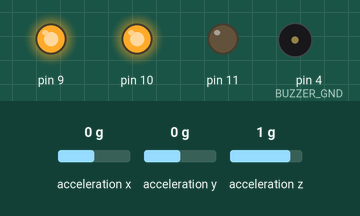
Bench run of a sketch on a simulated Arduino Uno, built with avr-gcc and run on an emulated ATmega328P. Parts: output pins drawn as LEDs (lit = HIGH), buzzer (waves = sounding, pin HIGH). Wiring (inferred from the names in the program): MPU-6050 motion sensor at I2C address 0x68. The inputs (shaded band) are chosen by the test bench; at power-on: acceleration x 0 g, acceleration y 0 g, acceleration z 1 g. What the sketch prints to the serial monitor is not drawn.

Above: at 0.15 s.
Timing chart, 0 to 1.8 s (numbered marks = the images above):
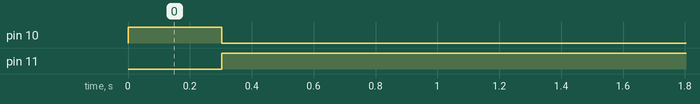

Measured:
- by itself, pin 10: HIGH → LOW at 0.30 s
- by itself, pin 11: LOW → HIGH at 0.30 s

The sketch:

sketch.ino
```cpp
#include <Wire.h>
#include <Servo.h>
#include "H2prO.hpp"
#include "Util.hpp"
#include "LED.hpp"
#include "Sequence.hpp"
#include "Gyrosensor.hpp"
#include "Output.hpp"
#include "pitches.h"

SequenceItem drink_animation[] = {
  {150, (void*)&RGB_GREEN},
  {150, (void*)&RGB_TURQUOISE},
  {150, (void*)&RGB_PURPLE},
  {150, (void*)&RGB_PINK},
  {150, (void*)&RGB_LIGHTGREEN, .last=true}
};

SequenceItem disappointed_animation[] = {
  {500, (void*)&RGB_RED},
  {250, (void*)&RGB_BLACK, .last=true},
};

SequenceItem anxious_sound[] = {
  {100, (void*)&NOTE_E5},
  {100, (void*)&NOTE_F5},
  {100, (void*)&NOTE_E5},
  {100, (void*)&NOTE_DS5},
  {100, (void*)&NOTE_E5, .last=true}
};

SequenceItem surprised_sound[] = {
  {100, (void*)&NOTE_C5},
  {100, (void*)&NOTE_G5},
  {100, (void*)&NOTE_C6},
  {100, (void*)&NOTE_B5, .last=true}
};

SequenceItem impressed_sound[] = {
  {200, (void*)&NOTE_C5},
  {250, (void*)&NOTE_G5},
  {150, (void*)&NOTE_C6},
  {200, (void*)&NOTE_B5, .last=true}
};

SequenceItem alarm_tones[] = {
  {250, (void*)&NOTE_A3},
  {500, (void*)&NOTE_E4},
  {250, (void*)&NOTE_B3},
  {250, (void*)&NOTE_E4},
  {1000, (void*)&NOTE_PAUSE, .last=true}
};

int BUZZER_PIN = 2;
int BUZZER_GND = 4;

bool started_drinking = false;
unsigned long time = 0;

Gyro gyro = Gyro();
NormalizedVector base_vec = NormalizedVector(0, -GYRO_1G, 0);
RGBLed rgb_led = RGBLed(9, 10, 11, Color(0, 0, 255), COMMON_ANODE);
Buzzer buzzer = Buzzer();
H2prO h2pro = H2prO(60);
Output outputs = Output();
Sequence* all_sequences[SEQUENCE_MAX];

void setup() {

  Serial.begin(9600);
  gyro.setup();
  Serial.println("MPU6050 Initialized.");

  rgb_led.update();
  buzzer.init(BUZZER_PIN);

  pinMode(BUZZER_PIN, OUTPUT);
  pinMode(BUZZER_GND, OUTPUT);
  digitalWrite(BUZZER_GND, LOW);

  all_sequences[SEQUENCE_ALARM] = new Sequence(alarm_tones, true, 50);
  all_sequences[SEQUENCE_DRINK] = new Sequence(drink_animation, true);
  all_sequences[SEQUENCE_DISAPP] = new Sequence(disappointed_animation, true);
  all_sequences[SEQUENCE_ANXIOUS_SOUND] = new Sequence(anxious_sound, false, 25);
  all_sequences[SEQUENCE_IMPRESSED_SOUND] = new Sequence(impressed_sound, false, 25);
  all_sequences[SEQUENCE_SURPRISED_SOUND] = new Sequence(surprised_sound, false, 25);
  outputs.init(all_sequences, &rgb_led, &buzzer);
  h2pro.set_hydration(millis());
}

bool is_drinking() {
  float roll = 0;
  struct Acceleration acc_data;

  gyro.read_acc(&acc_data);

  NormalizedVector vec = NormalizedVector(
    acc_data.x,
    acc_data.y,
    acc_data.z
  );

  double angle = vec.scalar_multiply(&base_vec) * 180 / PI;

  if (angle >= 45) {
    return true;
  }

  return false;
}

enum action current_action = NONE;
int drink_jitter = 250;
unsigned long drink_time = 0;
bool started_lifting = false;

void loop() {
  time = millis();

  if (is_drinking()) {
    if (!started_lifting) {
      drink_time = millis();
      started_lifting = true;
    }

    if ((millis() - drink_time) > drink_jitter) {
      started_drinking = true;
      current_action = DRINK;
    }

  } else {
    if (started_drinking) {
      h2pro.set_hydration(time);
      started_drinking = false;
      started_lifting = false;
      current_action = NONE;
    }
  }

  enum emotion em = h2pro.process(current_action, time);
  outputs.process_emotion(em);
  outputs.update(time);

}
```

Buzzer.cpp
```cpp
#include "Buzzer.hpp"
#include "Sequence.hpp"

Buzzer::Buzzer() {}

void Buzzer::init(int _pin) {
  pin = _pin;
  noTone(pin);
}

void Buzzer::stop() {
  paused = true;
  noTone(pin);
}

void Buzzer::play() {
  paused = false;
}

int Buzzer::ensure_tone(int _freq, int duration) {
  if (paused) return 0;

  if (_freq != current_tone) {
    current_tone = _freq;
    tone(pin, _freq, duration);
    return 1;
  }

  return 0;
}
```

Buzzer.hpp
```cpp
#ifndef BUZZER_HPP
#define BUZZER_HPP

#include <Arduino.h>

class Buzzer {
private:
  int pin;
  bool paused;
  int current_tone;

public:
  Buzzer();
  void init(int _pin);
  void play();
  void stop();
  int ensure_tone(int _freq, int duration);
};

#endif
```

Gyrosensor.cpp
```cpp
#include "Gyrosensor.hpp"

Gyro::Gyro() {
    i2c_address = GYRO_DEFAULT_ADDR;
}

Gyro::Gyro(int address) {
    i2c_address = address;
}

int Gyro::setup() {

    Wire.begin();

    Wire.beginTransmission(i2c_address);
    Wire.write(0x6B); // PWR_MGMT_1 register
    Wire.write(0x00); // wake up MPU6050 (set sleep = 0)
    Wire.endTransmission(true);

    Wire.beginTransmission(i2c_address); // set accelerometer range to ±2g
    Wire.write(0x1C); // ACCEL_CONFIG register
    Wire.write(0x00); // +-2g range
    Wire.endTransmission(true);
}

void Gyro::print_acc(struct Acceleration *acc) {
    Serial.print("Accelerometer: ");
    Serial.print("x= ");
    Serial.print(acc->x);
    Serial.print(", y= ");
    Serial.print(acc->y);
    Serial.print(", z= ");
    Serial.println(acc->z);
}

void Gyro::print_all(struct RawSample *sample) {
    Serial.println("--- Raw Gyro Readings ---");
    print_acc(&sample->acc);

    Serial.print("Gyroscope:");
    Serial.print("x=");
    Serial.print(sample->gyro.x);
    Serial.print(", y= ");
    Serial.print(sample->gyro.y);
    Serial.print(", z= ");
    Serial.println(sample->gyro.z);
    Serial.println("");
}

void Gyro::request_data(unsigned int start, int len) {
    Wire.beginTransmission(i2c_address);
    Wire.write(start);
    Wire.endTransmission(false);
    Wire.requestFrom(i2c_address, len, true);
}

void Gyro::read_all(struct RawSample* sample) {

    request_data(GYRO_REG_ACC_START, 14);

    // consume accelerometer readings
    sample->acc.x = (Wire.read() << 8) | Wire.read();
    sample->acc.y = (Wire.read() << 8) | Wire.read();
    sample->acc.z = (Wire.read() << 8) | Wire.read();

    // consume temperature readings
    sample->temp = (Wire.read() << 8) | Wire.read();

    // consume gyro readings
    sample->gyro.x = (Wire.read() << 8) | Wire.read();
    sample->gyro.y = (Wire.read() << 8) | Wire.read();
    sample->gyro.z = (Wire.read() << 8) | Wire.read();
}

void Gyro::raw_acc(struct Acceleration* acc) {
    request_data(GYRO_REG_ACC_START, GYRO_REG_ACC_SIZE);

    acc->x = (Wire.read() << 8) | Wire.read();
    acc->y = (Wire.read() << 8) | Wire.read();
    acc->z = (Wire.read() << 8) | Wire.read();

    return acc;
}

void Gyro::read_acc(struct Acceleration* acc) {
    int32_t x, y, z; x = y = z = 0;
    acc->x = 0, acc->y = 0, acc->z = 0;

    for (int i = 0; i < 10; i++) {
        raw_acc(acc);
        x += acc->x;
        y += acc->y;
        z += acc->z;

        delay(2);
    }

    acc->x = x / 10;
    acc->y = y / 10;
    acc->z = z / 10;
}
```

Gyrosensor.hpp
```cpp
#ifndef GYRO_HPP
#define GYRO_HPP

#include "Arduino.h"
#include "Wire.h"

/*
// Wiring for MPU6050:
// Sensor | Arduino UNO
//  VCC   ->  3.3V
//  GND   ->  GND
//  SCL   ->  A5
//  SDA   ->  A4
//  AD0   ->  GND
*/

#define GYRO_DEFAULT_ADDR 0x68  // Default I2C address of MPU6050
#define GYRO_DEFAULT_ACC_RANGE 2 // +-2g
#define GYRO__DEFAULT_RANGE 250 // +- 250°/s
#define GYRO_REG_ACC_START 0x3B // start register for acceleration data
#define GYRO_REG_ACC_SIZE 6
#define GYRO_REG_GYRO_START 0x43 // start register for gyroscope data
#define GYRO_REG_GYRO_SIZE 6
#define GYRO_REG_TEMP_START 0x41 // start register for temperature data
#define GYRO_REG_TEMP_SIZE 2
#define GYRO_1G 16384

struct Acceleration {
    int16_t x, y, z;
};

struct Gyroscope {
    int16_t x, y, z;
};

struct RawSample {
  float temp;
  struct Acceleration acc;
  struct Gyroscope gyro;
};

class Gyro {
public:
    int i2c_address;

    Gyro();
    Gyro(int address);

    int setup(); // power on gyro and do general setup
    void raw_acc(struct Acceleration* acc);
    void read_acc(struct Acceleration* acc);
    // Read the raw values from the gyro, accelerometer and temperature sensor.
    void read_all(struct RawSample* sample);

    void print_acc(struct Acceleration* acc);
    void print_all(struct RawSample* sample);

private:
    void request_data(unsigned int start, int len);
};


#endif
```

H2prO.cpp
```cpp
#include "H2prO.hpp"

enum emotion H2prO::process(enum action a, unsigned long time) {
	int time_over;
	unsigned int deltat = (time - last_hydration) / 1000;

	switch(a) {
		case LIFT: // ... not yet implemented
			if (deltat > 60*10) {
				device_emotion = SCEPTICAL;
			} else {
				device_emotion = INTERESTED;
			}
			break;
		case DRINK:

			// still drinking?
			if (a == last_action) {
				return last_emotion;
			}

			time_over = deltat - ideal;
			/* Serial.print("time_over= ");
			Serial.println(time_over);
			Serial.print("deltat= ");
			Serial.println(deltat); */

			if (time_over > 60*5) {
				device_emotion = DISAPPOINTED;
			} else if (time_over > -ideal20 && time_over < -ideal10) {
				device_emotion = SURPRISED;
			} else if (time_over >= -ideal10 && time_over <= 0) {
				device_emotion = IMPRESSED;
			} else {
				device_emotion = HAPPY;
			}
			break;
		default:
			if (deltat > ideal*2) {
				device_emotion = ANGRY;
			} else if (deltat > ideal) {
				device_emotion = ANXIOUS;
			} else {
				device_emotion = NORMAL;
			}
	}

	last_emotion = device_emotion;
	last_action = a;

	return device_emotion;
}

void H2prO::set_hydration(unsigned long time) {
	last_hydration = time;
}

Color H2prO::emotion_to_color(enum emotion e){
	switch(e) {
		case SCEPTICAL:
			return Color(153, 5, 252);
		case INTERESTED:
			return Color(244, 252, 5);
		case DISAPPOINTED:
			return Color(108, 0, 132);
		case IMPRESSED:
			return Color(233, 255, 0);
		case SURPRISED:
			return Color(16, 0, 255);
		case ANGRY:
			return Color(255, 0, 0);
		case ANXIOUS:
			return Color(165, 0, 255);
		case SUPPORTIVE:
			return Color(29, 255, 0);
		case NORMAL:
		default:
			return Color(0, 0, 255);
	}

}

void H2prO::print_emotion(enum emotion e) {
	if (e == ANGRY) {
		Serial.print("ANGRY");
	} else if (e == HAPPY) {
		Serial.print("HAPPY");
	} else if (e == FRUSTRATED) {
		Serial.print("FRUSTRATED");
	} else if (e == NORMAL) {
		Serial.print("NORMAL");
	} else if (e == INTERESTED) {
		Serial.print("INTERESTED");
	} else if (e == DISAPPOINTED) {
		Serial.print("DISAPPOINTED");
	} else if (e == SURPRISED) {
		Serial.print("SURPRISED");
	} else if (e == ANXIOUS) {
		Serial.print("ANXIOUS");
	} else if (e == SUPPORTIVE) {
		Serial.print("SUPPORTIVE");
	} else if (e == IMPRESSED) {
		Serial.print("IMPRESSED");
	} else if (e == SCEPTICAL) {
		Serial.print("SCEPTICAL");
	} else {
		Serial.print("UNKOWN EMOTION");
	}
}
```

H2prO.hpp
```cpp
#ifndef H2PRO_HPP
#define H2PRO_HPP

/* #include "Util.hpp" */
#include "LED.hpp"

enum action {
	NONE = -1,
	DRINK,
	LIFT,
};

enum emotion {
	NORMAL = -1,
	ANGRY,
	HAPPY,
	FRUSTRATED,
	INTERESTED,
	DISAPPOINTED,
	SURPRISED,
	ANXIOUS,
	SUPPORTIVE,
	IMPRESSED,
	SCEPTICAL
};

struct TimeThreshold {
  int lower, higher;
};

class H2prO {
	public:
		H2prO(unsigned int ideal_time) {
			ideal = ideal_time;
			ideal20 = (int)ideal_time*0.2;
			ideal10 = (int)ideal_time*0.1;
			last_emotion = NORMAL;
			last_action = NONE;
		}

		enum emotion process(enum action a, unsigned long time);
		void set_hydration(unsigned long time);
		Color emotion_to_color(enum emotion e);
		void print_emotion(enum emotion e);
	private:
		enum emotion device_emotion;
		unsigned long last_hydration;
		enum emotion last_emotion;
		enum action last_action;
		unsigned int ideal;
		int ideal20;
		int ideal10;
};


#endif
```

LED.cpp
```cpp
#include "LED.hpp"

Color::Color(int r, int g, int b) {
    red = r & 0xFF;
    green = g & 0xFF;
    blue = b & 0xFF;
}

Color::Color() {
    red = 0, green = 0, blue = 0;
}

void Color::set(int r, int g, int b) {
    red = r, green = g, blue = b;
}

void Color::set(Color clr) {
    set(clr.red, clr.green, clr.blue);
}

bool Color::is_equal(int r, int g, int b) {
    if (red == r && green == g && blue == b) {
        return true;
    } else {
        return false;
    }
};

bool Color::is_equal(const Color* clr) {
    return is_equal(clr->red, clr->green, clr->blue);
}

LED::LED(int _pin) {
    pinMode(pin, OUTPUT);
    pin = _pin;
}

LED::LED(int _pin, bool on_pull_down) : LED(_pin) {
    on_level = !on_pull_down;
}

void LED::on() {
    if (status == LED_OFF) {
        digitalWrite(pin, on_level);
        status = LED_ON;
    }
}

void LED::off() {
    if (status == LED_ON) {
        digitalWrite(pin, !on_level);
        status = LED_OFF;
    }
}

RGBLed::RGBLed(int p_r, int p_g, int p_b) {
    pin_r = p_r;
    pin_g = p_g;
    pin_b = p_b;
}

RGBLed::RGBLed(
    int p_r, int p_g, int p_b,
    Color clr
) : RGBLed(p_r, p_g, p_b) {
    color.set(clr);
}

RGBLed::RGBLed(
    int p_r, int p_g, int p_b,
    Color clr, enum LEDType _type
) : RGBLed(p_r, p_g, p_b, clr) {
    color.set(clr);
    type = _type;
}

void RGBLed::set_color(int r, int g, int b) {
    // change color
    color.red = r & 0xFF;
    color.green = g & 0xFF;
    color.blue = b & 0xFF;

    update();
}

void RGBLed::update() {
    Serial.println("update led...");

    // write color to led
    int real_r = color.red,
    real_g = color.green,
    real_b = color.blue;

    if (type == COMMON_ANODE) {
        real_r = 255 - color.red;
        real_g = 255 - color.green;
        real_b = 255 - color.blue;
    }

    analogWrite(pin_r, real_r);
    analogWrite(pin_g, real_g);
	analogWrite(pin_b, real_b);
}

void RGBLed::set_color(Color clr) {
    set_color(clr.red, clr.green, clr.blue);
}

int RGBLed::ensure_state(int required_state, Color clr) {
    if (required_state != state) {
        state = required_state;
        set_color(clr.red, clr.green, clr.blue);
        return 1;
    } else {
        return 0;
    }
}

int RGBLed::ensure_color(const Color* clr) {
    if (!color.is_equal(clr)) {
        set_color(clr->red, clr->green, clr->blue);
        return 1;
    } else {
        return 0;
    }
}

void RGBLed::print_color() {
    Serial.print("RGBLed color: red=");
    Serial.print(color.red);
    Serial.print(", green=");
    Serial.print(color.green);
    Serial.print(", blue=");
    Serial.println(color.blue);
}

void RGBLed::set_type(enum LEDType new_type) { type = new_type; }

enum LEDType RGBLed::get_type() {
    return type;
}
```

LED.hpp
```cpp
#ifndef LED_HPP
#define LED_HPP

#include <Arduino.h>

class Color {
public:
  int red, green, blue;
  Color();
  Color(int r, int g, int b);
  void set(int r, int g, int b);
  void set(Color clr);
  bool is_equal(const Color* clr);
  bool is_equal(int r, int g, int b);
};

enum LEDStatus { LED_ON = 0, LED_OFF };
enum LEDType { COMMON_ANODE = 0, COMMON_CATHODE };

class LED {
private:
  int pin;
  bool on_level = HIGH;
  enum LEDStatus status = LED_OFF;
public:
  void on();
  void off();
  LED(int _pin);
  LED(int _pin, bool on_pull_down);
  enum LEDStatus get_status();
};

class RGBLed {
private:
  int state;
  int pin_r, pin_g, pin_b;
  Color color;
  enum LEDType type = COMMON_CATHODE;
public:
  RGBLed(int p_r, int p_g, int p_b);
  RGBLed(int p_r, int p_g, int p_b, Color clr);
  RGBLed(int p_r, int p_g, int p_b, Color clr, enum LEDType _type);

  void update();
  enum LEDType get_type();
  void set_type(enum LEDType);

  // color setting
  void set_color(Color clr);
  void set_color(int r, int g, int b);
  void print_color();

  // state management
  int ensure_color(const Color* clr);
  int ensure_state(int state, Color clr);
};

#endif
```

Output.cpp
```cpp
#include "Output.hpp"
#include "H2prO.hpp"
#include "colors.hpp"
#include "sequences.hpp"

void Output::init(Sequence** _sequences, RGBLed* _rgb_led, Buzzer* _buzzer) {
    sequences = _sequences;
    rgb_led = _rgb_led;
    buzzer = _buzzer;
}

int Output::process_emotion(enum emotion em) {
    if (em == current_emotion) {
        return 0;
    }

    rgb_led_seq = nullptr;
    buzzer_seq = nullptr;
    buzzer->stop();

    bool emotion_implemented = true;

    if (em == NORMAL) {
        rgb_led->ensure_color(&COLOR_NORMAL);
    } else if (em == ANXIOUS) {
        rgb_led->ensure_color(&COLOR_ANXIOUS);
        buzzer_seq = sequences[SEQUENCE_ANXIOUS_SOUND];
    } else if (em == ANGRY) {
        rgb_led->ensure_color(&COLOR_ANGRY);
        buzzer_seq = sequences[SEQUENCE_ALARM];
        buzzer_seq->reset();
        buzzer->play();
    } else if (em == HAPPY) {
        rgb_led->ensure_color(&RGB_GREEN);
    } else if (em == DISAPPOINTED) {
        rgb_led_seq = sequences[SEQUENCE_DISAPP];
        rgb_led_seq->reset();
    } else if (em == IMPRESSED) {
        buzzer_seq = sequences[SEQUENCE_IMPRESSED_SOUND];
        rgb_led_seq = sequences[SEQUENCE_DRINK];
        rgb_led_seq->reset();
    } else if (em == SURPRISED) {
        rgb_led->ensure_color(&RGB_GREEN);
        buzzer_seq = sequences[SEQUENCE_SURPRISED_SOUND];
    }  else {
        emotion_implemented = false;
    }

    if (emotion_implemented) {
        current_emotion = em;
        if (buzzer_seq != nullptr) {
            buzzer_seq->reset();
            buzzer->play();
        }
    }
}

void Output::update_buzzer(unsigned long time) {
    if (buzzer_seq == nullptr) return;

    struct SequenceItem *next_tone = buzzer_seq->getby_time(time);
    if (next_tone == nullptr) return;

    int freq = *(int*)next_tone->data;
    buzzer->ensure_tone(freq, next_tone->duration);

}

void Output::update_rgb_led(unsigned long time) {
    if (rgb_led_seq == nullptr) return;

    struct SequenceItem *next = rgb_led_seq->getby_time(time);
    if (next == nullptr) return;

    const Color* color = (const Color*)next->data;
    rgb_led->ensure_color(color);
}

void Output::update(unsigned long time) {
    update_rgb_led(time);
    update_buzzer(time);
}
```

Output.hpp
```cpp
#ifndef OUTPUT_HPP
#define OUTPUT_HPP

#include <Arduino.h>
#include "Buzzer.hpp"
#include "LED.hpp"
#include "H2prO.hpp"
#include "Sequence.hpp"
#include "colors.hpp"
#include "sequences.hpp"

class Output {
private:
  enum emotion current_emotion;
  RGBLed* rgb_led;
  Buzzer* buzzer;

  Sequence** sequences;
  Sequence* rgb_led_seq;
  Sequence* buzzer_seq;
  // Servo* servo;

public:
  int process_emotion(enum emotion em);
  void init(Sequence** _sequences, RGBLed* _rgb_led, Buzzer* _buzzer);
  void update(unsigned long time);
  void update_buzzer(unsigned long time);
  void update_rgb_led(unsigned long time);

};
#endif
```

sequences.hpp
```cpp
#ifndef SEQUENCES_HPP
#define SEQUENCES_HPP

enum SEQUENCE_NAME {
  SEQUENCE_ALARM = 0,
  SEQUENCE_DRINK,
  SEQUENCE_DISAPP,
  SEQUENCE_ANXIOUS_SOUND,
  SEQUENCE_SURPRISED_SOUND,
  SEQUENCE_IMPRESSED_SOUND,
  SEQUENCE_MAX
};

#endif
```

Source omitted: Sequence.cpp (954 bytes), Sequence.hpp (522 bytes), Util.hpp (493 bytes), colors.hpp (887 bytes), pitches.h (1761 bytes)
